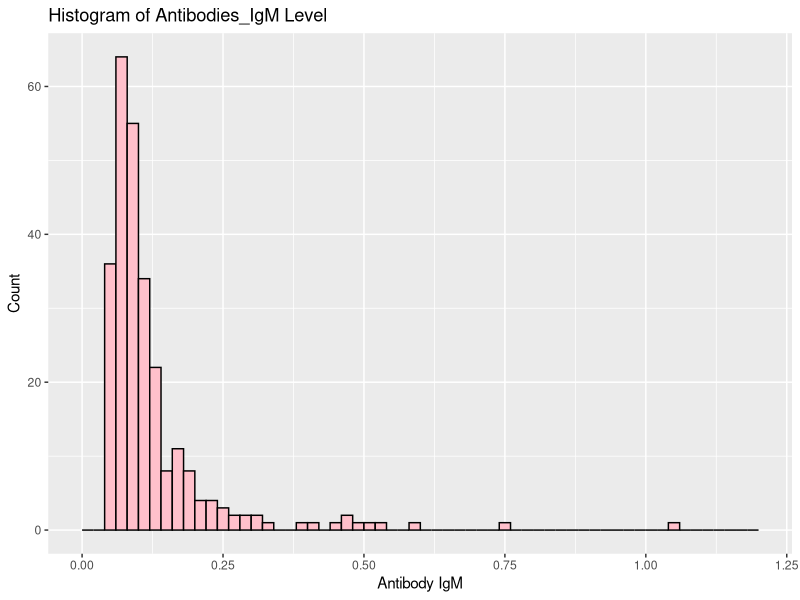
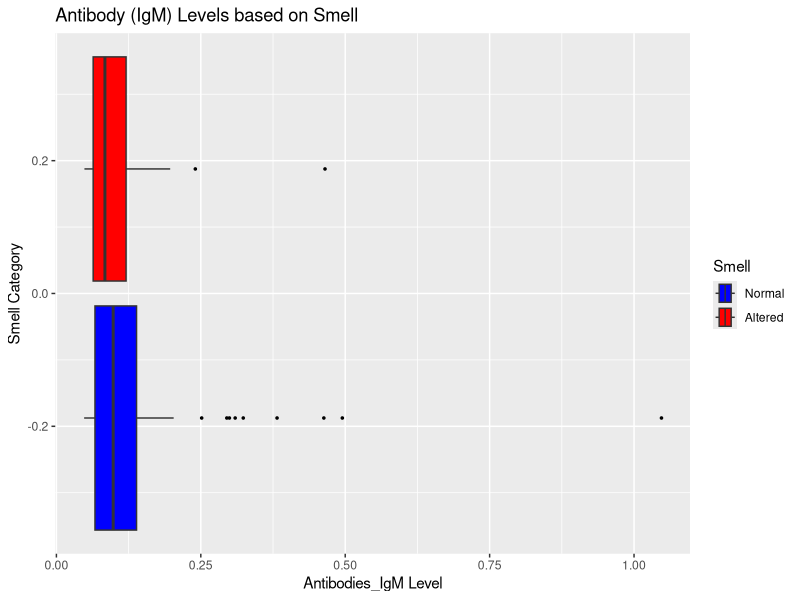
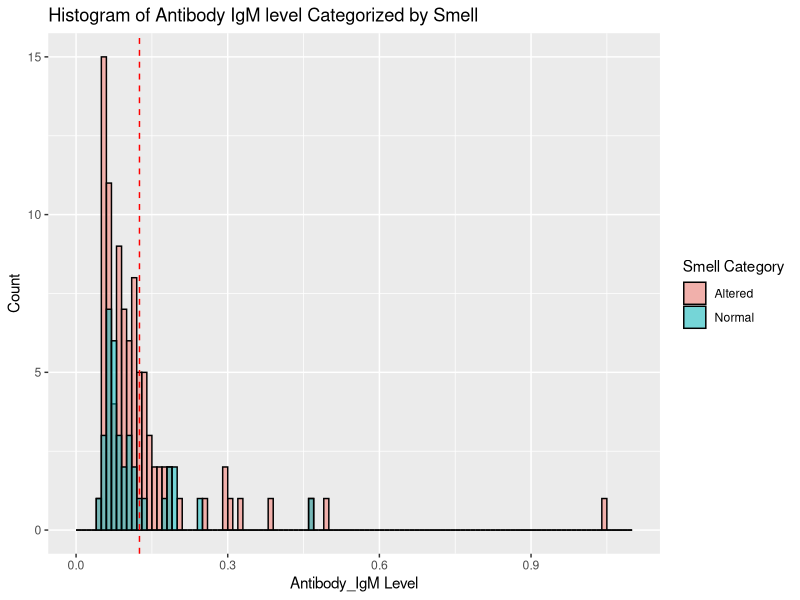

Source code (R) for these figures, in order:
## ---- chunk 1
# Clean all objects from the current workspace (R memory) 
rm(list = ls())

# load library
library(arsenal)
library(dplyr)
library(ggplot2)
library(tidyverse)
## ---- chunk 2
# Import data
Antibodies = read_csv(file = "./Antibodies.csv")
## ---- chunk 3
# Change variable names/labels
my_labels <- list(AgeCategory = "Age", Antibody_IgM = "Antibody(IgM)", Smell = "Smell", Gender = "Gender")

# Clean the output
my_controls <- tableby.control(
  total = T,
  test = F,  # No test p-values yet
  numeric.stats = c("meansd", "medianq1q3", "range", "Nmiss2"),
  cat.stats = c("countpct", "Nmiss2"), 
  stats.labels = list(
    meansd = "Mean (SD)",
    medianq1q3 = "Median (Q1, Q3)",
    range = "Min - Max",
    Nmiss2 = "Missing",
    countpct = "N (%)"))

tab1 <- tableby( ~ Subject + Antibody_IgM + AgeCategory + Smell + Gender, data = Antibodies, control = my_controls)

#Descriptive Statistics:
summary(tab1, title = "Descriptive Statistics: Antibodies Data", text = T, labelTranslations = my_labels)


## ---- chunk 4
# Choose the number of bars/breaks to use for the histogram

#min(Antibodies$Antibody_IgM, na.rm = TRUE) # 0.048
#max(Antibodies$Antibody_IgM, na.rm = TRUE) #1.0475

## ---- chunk 5
# the shape of Ig_M values looks like a reight-skewd distribution
ggplot(Antibodies, aes(x = Antibody_IgM)) +
  geom_histogram(col = "black", fill = "pink", breaks = seq(0.00,1.20, 0.02)) +                      
  #geom_vline(aes(xintercept = mean(Antibodies$Antibodies_IgM, na.rm = T)), color = "red", linetype = "dashed", size = 2) +  
  labs(title = "Histogram of Antibodies_IgM Level") +                                              
  labs(x = "Antibody IgM", y = "Count")
## ---- chunk 6
# filter variable 'Smell' with outcomes "Altered" and "Normal"
Antibodies_Smell = filter(Antibodies, Smell == c("Altered", "Normal"))

# Tabulation by Smell categories
tab2 = tableby( Smell ~ AgeCategory + Gender + Antibody_IgM, data = Antibodies_Smell, control = my_controls)
summary(tab2, title = "Descriptive Statistics Stratified by Smell", labelTranslations = my_labels, text = T, total = F)

## ---- chunk 7
# A grouped boxplot
ggplot(Antibodies_Smell, aes(x = Antibody_IgM, fill = Smell)) +
  geom_boxplot(outlier.colour = "black", outlier.shape = 20,
               outlier.size = 1, notch = F) +
  scale_fill_manual(values = c("blue", "red"),            # Change colors
                    labels = expression("Normal", "Altered")) +     # Edit legend labels       
  xlab("Antibodies_IgM Level") +
  ylab("Smell Category") +
  labs(title = "Antibody (IgM) Levels based on Smell")
  theme(legend.position = "right", legend.title = element_blank())
  
## ---- chunk 8
# Overlaid histograms
# Histogram of Igm by smell categories 'Normal' and 'Altered'.

ggplot(Antibodies_Smell, aes(x = Antibodies_Smell$Antibody_IgM, fill = factor(Smell))) +
  geom_histogram(binwidth = .5, alpha = .5, position = "identity", col = "black", breaks = seq(0.00,1.10,0.01)) +
  geom_vline(aes(xintercept = mean(Antibodies_Smell$Antibody_IgM, na.rm = T)), color = "red", linetype = "dashed", size = 0.5) +                   
  labs(title = "Histogram of Antibody IgM level Categorized by Smell ") +                                             
  labs(x = "Antibody_IgM Level", y = "Count") + 
  scale_fill_discrete(name = "Smell Category", labels = c("Altered", "Normal"))  
